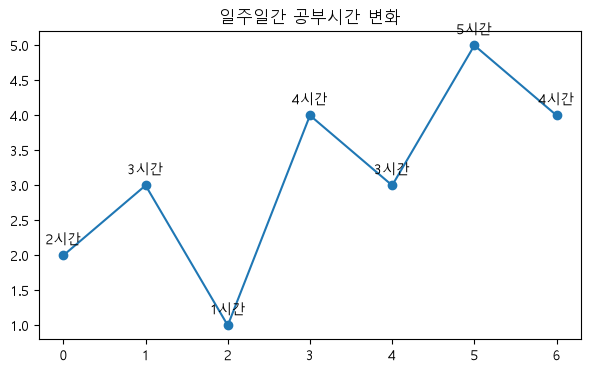

Reproduce this figure in Python.
import matplotlib.pyplot as plt

plt.rcParams["font.family"] = "Malgun Gothic"

hours = [2, 3, 1, 4, 3, 5, 4]

fig, ax = plt.subplots(figsize=(7, 4))

ax.plot(hours, marker="o")

for i, h in enumerate(hours):
    ax.annotate(
        f"{h}시간",
        (i, h),
        textcoords="offset points",
        xytext=(0, 8),
        ha="center"
    )

ax.set_title("일주일간 공부시간 변화")

fig.savefig("my_first_chart.png", bbox_inches="tight")
